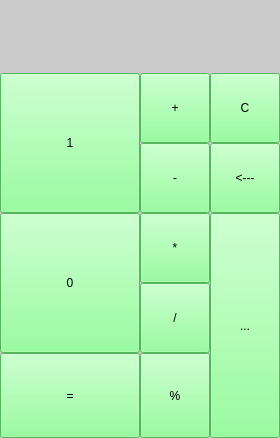
<?xml version="1.0" encoding="UTF-8"?>
<ui version="4.0">
 <class>MainWindow</class>
 <widget class="QMainWindow" name="MainWindow">
  <property name="geometry">
   <rect>
    <x>0</x>
    <y>0</y>
    <width>280</width>
    <height>438</height>
   </rect>
  </property>
  <property name="windowTitle">
   <string>MainWindow</string>
  </property>
  <property name="styleSheet">
   <string notr="true">background-color : rgb(202, 202, 202);</string>
  </property>
  <widget class="QWidget" name="centralWidget">
   <widget class="QLabel" name="label">
    <property name="geometry">
     <rect>
      <x>9</x>
      <y>9</y>
      <width>268</width>
      <height>61</height>
     </rect>
    </property>
    <property name="styleSheet">
     <string notr="true">QLabel {
	font: 75 20pt &quot;MS Shell Dlg 2&quot;;
  qproperty-alignment: 'AlignVCenter | AlignRight';
  border - bottom: 2px solid black;
}

background-color :rgb(255, 0, 4);
</string>
    </property>
    <property name="text">
     <string/>
    </property>
   </widget>
   <widget class="QPushButton" name="pushButton_plus">
    <property name="geometry">
     <rect>
      <x>140</x>
      <y>73</y>
      <width>70</width>
      <height>70</height>
     </rect>
    </property>
    <property name="styleSheet">
     <string notr="true">font: 75 20pt &quot;MS Shell Dlg 2&quot;;
background-color : rgb(121, 255, 130);
</string>
    </property>
    <property name="text">
     <string>+</string>
    </property>
   </widget>
   <widget class="QPushButton" name="pushButton_min">
    <property name="geometry">
     <rect>
      <x>140</x>
      <y>143</y>
      <width>70</width>
      <height>70</height>
     </rect>
    </property>
    <property name="styleSheet">
     <string notr="true">font: 75 20pt &quot;MS Shell Dlg 2&quot;;
background-color : rgb(121, 255, 130);
</string>
    </property>
    <property name="text">
     <string>-</string>
    </property>
   </widget>
   <widget class="QPushButton" name="pushButton_umn">
    <property name="geometry">
     <rect>
      <x>140</x>
      <y>213</y>
      <width>70</width>
      <height>70</height>
     </rect>
    </property>
    <property name="styleSheet">
     <string notr="true">font: 75 20pt &quot;MS Shell Dlg 2&quot;;
background-color : rgb(121, 255, 130);
</string>
    </property>
    <property name="text">
     <string>*</string>
    </property>
   </widget>
   <widget class="QPushButton" name="pushButton_1">
    <property name="geometry">
     <rect>
      <x>0</x>
      <y>73</y>
      <width>140</width>
      <height>140</height>
     </rect>
    </property>
    <property name="styleSheet">
     <string notr="true">font: 75 20pt &quot;MS Shell Dlg 2&quot;;
background-color : rgb(121, 255, 130);
</string>
    </property>
    <property name="text">
     <string>1</string>
    </property>
   </widget>
   <widget class="QPushButton" name="pushButton_0">
    <property name="geometry">
     <rect>
      <x>0</x>
      <y>213</y>
      <width>140</width>
      <height>140</height>
     </rect>
    </property>
    <property name="styleSheet">
     <string notr="true">font: 75 20pt &quot;MS Shell Dlg 2&quot;;
background-color : rgb(121, 255, 130);
</string>
    </property>
    <property name="text">
     <string>0</string>
    </property>
   </widget>
   <widget class="QPushButton" name="pushButton_ravn">
    <property name="geometry">
     <rect>
      <x>0</x>
      <y>353</y>
      <width>140</width>
      <height>85</height>
     </rect>
    </property>
    <property name="styleSheet">
     <string notr="true">font: 75 20pt &quot;MS Shell Dlg 2&quot;;
background-color : rgb(121, 255, 130);
</string>
    </property>
    <property name="text">
     <string>=</string>
    </property>
   </widget>
   <widget class="QPushButton" name="pushButton_str1">
    <property name="geometry">
     <rect>
      <x>210</x>
      <y>143</y>
      <width>70</width>
      <height>70</height>
     </rect>
    </property>
    <property name="styleSheet">
     <string notr="true">font: 75 20pt &quot;MS Shell Dlg 2&quot;;
background-color : rgb(121, 255, 130);
</string>
    </property>
    <property name="text">
     <string>&lt;---</string>
    </property>
   </widget>
   <widget class="QPushButton" name="pushButton_strv">
    <property name="geometry">
     <rect>
      <x>210</x>
      <y>73</y>
      <width>70</width>
      <height>70</height>
     </rect>
    </property>
    <property name="styleSheet">
     <string notr="true">font: 75 20pt &quot;MS Shell Dlg 2&quot;;
background-color : rgb(121, 255, 130);
</string>
    </property>
    <property name="text">
     <string>C</string>
    </property>
   </widget>
   <widget class="QPushButton" name="pushButton_podr">
    <property name="geometry">
     <rect>
      <x>210</x>
      <y>213</y>
      <width>70</width>
      <height>225</height>
     </rect>
    </property>
    <property name="styleSheet">
     <string notr="true">font: 75 20pt &quot;MS Shell Dlg 2&quot;;
background-color : rgb(121, 255, 130);
</string>
    </property>
    <property name="text">
     <string>...</string>
    </property>
   </widget>
   <widget class="QPushButton" name="pushButton_del">
    <property name="geometry">
     <rect>
      <x>140</x>
      <y>283</y>
      <width>70</width>
      <height>70</height>
     </rect>
    </property>
    <property name="styleSheet">
     <string notr="true">font: 75 20pt &quot;MS Shell Dlg 2&quot;;
background-color : rgb(121, 255, 130);
</string>
    </property>
    <property name="text">
     <string>/</string>
    </property>
   </widget>
   <widget class="QPushButton" name="pushButton_del2">
    <property name="geometry">
     <rect>
      <x>140</x>
      <y>353</y>
      <width>70</width>
      <height>85</height>
     </rect>
    </property>
    <property name="styleSheet">
     <string notr="true">font: 75 20pt &quot;MS Shell Dlg 2&quot;;
background-color : rgb(121, 255, 130);
</string>
    </property>
    <property name="text">
     <string>%</string>
    </property>
   </widget>
  </widget>
 </widget>
 <layoutdefault spacing="6" margin="11"/>
 <resources/>
 <connections/>
</ui>
